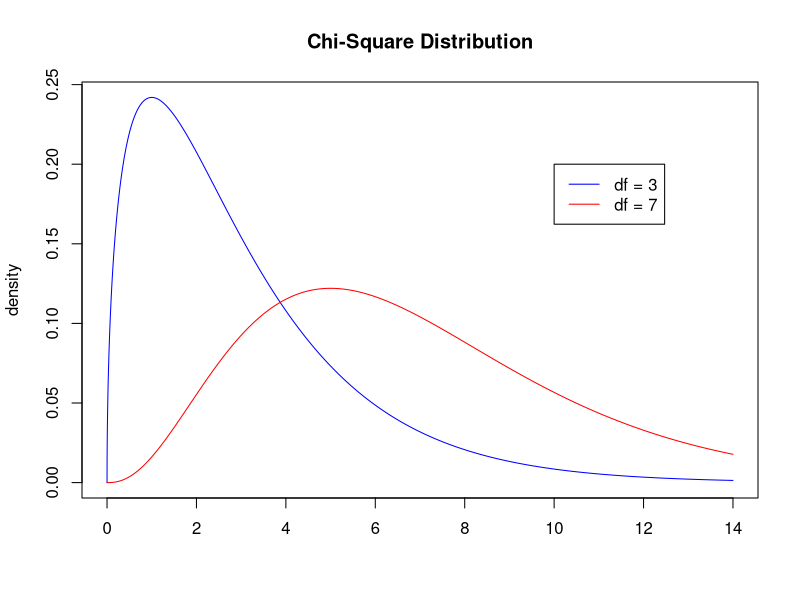

R code for this plot:
## ---- chunk 1
knitr::opts_chunk$set(echo = TRUE)
## ---- chunk 2
x.range <- seq(0, 14, 0.001)
plot(x.range, dchisq(x.range, df = 3),
     type = "l",
     main = "Chi-Square Distribution",
     xlab = "",
     ylab = "density",
     col = "blue")
lines(x.range, dchisq(x.range, df = 7),
      col = "red")
legend(10, 0.2, legend = c("df = 3", "df = 7"),
       col = c("blue", "red"),
       lty = 1)
## ---- chunk 3
hair <- factor(sample(c("blonde",
                        "brown",
                        "black",
                        "red"), 100, 
                      replace = TRUE))
eyes <- factor(sample(c("blue",
                        "brown",
                        "green",
                        "grey"), 100, 
                      replace = TRUE))

addmargins(table(hair, eyes))
## ---- chunk 4
chisq.test(table(hair,eyes))
